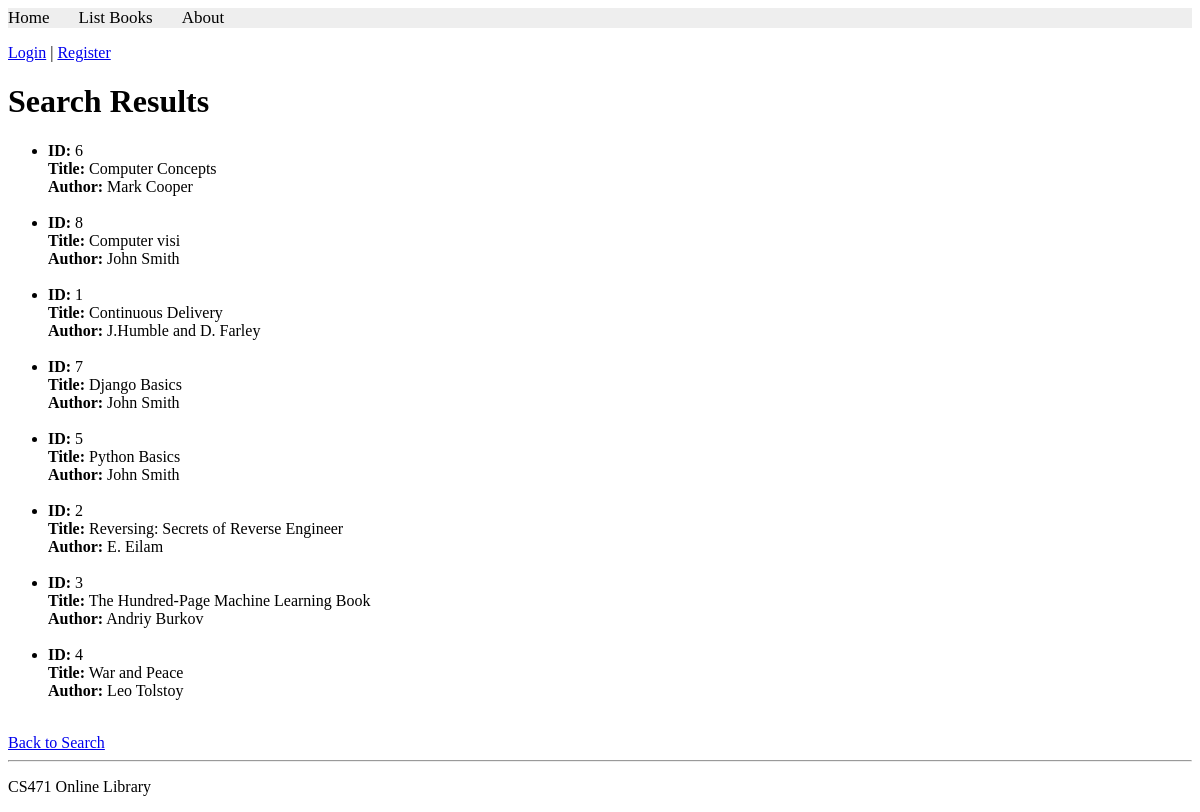
The app's page /books/lab8/task4 with its own data.
### apps/bookmodule/models.py (models this page shows, shortened)
class Book(models.Model):
    title = models.CharField(max_length=50)
    author = models.CharField(max_length=50)
    price = models.FloatField(default=0.0)
    edition = models.SmallIntegerField(default=1)

### apps/bookmodule/views.py (the view)
# urls.py: path('lab8/task4', views.lab8_task4, name='books.lab8_task4'),
def lab8_task4(request):
    books = Book.objects.order_by('title')
    return render(request, 'bookmodule/bookList.html', {'books': books})

### apps/templates/bookmodule/bookList.html (shortened to what this page needs)
{% extends "layouts/base.html" %}
{% block content %}
<h1>Search Results</h1>
{% if books %}
    <ul>
        {% for book in books %}
            <li>
                <strong>ID:</strong> {{ book.id }}<br>
                <strong>Title:</strong> {{ book.title }}<br>
                <strong>Author:</strong> {{ book.author }}
            </li>
            <br>
        {% endfor %}
    </ul>
{% else %}
    <p>No books found.</p>
{% endif %}
<a href="{% url 'books.search' %}">Back to Search</a>
{% endblock content %}

### records on screen
Book: id "6", title "Computer Concepts", author "Mark Cooper"
Book: id "8", title "Computer visi", author "John Smith"
Book: id "1", title "Continuous Delivery", author "J.Humble and D. Farley"
Book: id "7", title "Django Basics", author "John Smith"
Book: id "5", title "Python Basics", author "John Smith"
Book: id "2", title "Reversing: Secrets of Reverse Engineer", author "E. Eilam"
Book: id "3", title "The Hundred-Page Machine Learning Book", author "Andriy Burkov"
Book: id "4", title "War and Peace", author "Leo Tolstoy"
